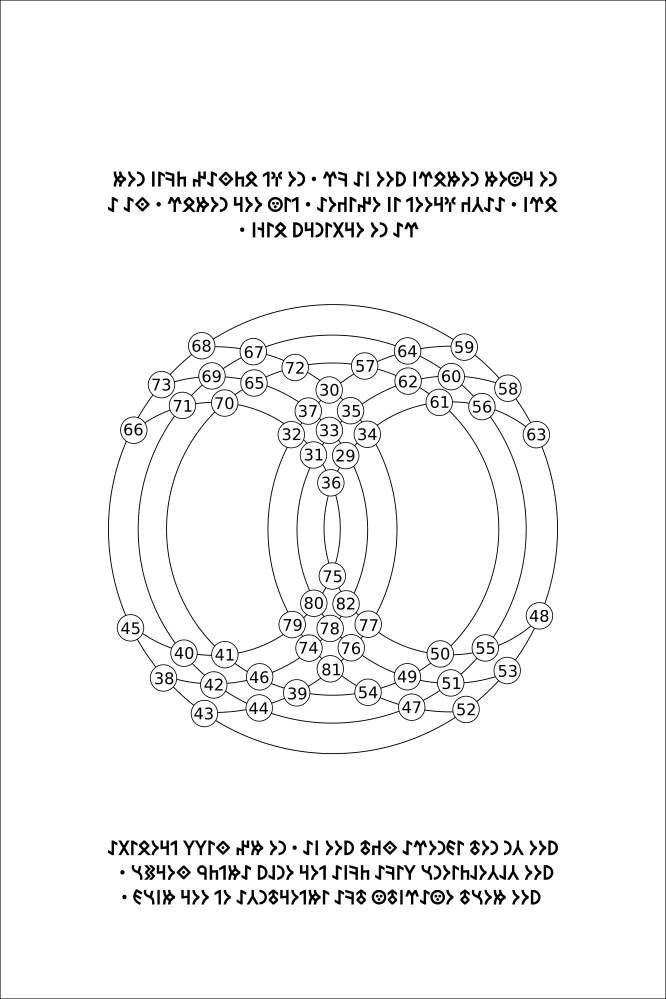
#> input picture original_sources/137/P008.png, 1332 x 1998 px, found by its file name (shown at 1/2 size)
$ python v4a0_0_6_p8_geometry.py
#> lines starting #> are read from the running program, lines starting #| are printed output that depends on the picture; after the words box and inside, x2 and y2 are one past the last pixel; in counts of white or black regions, pixels touching at a corner belong together
"""
V4a0.0.6: p8 Magic-Square-Layout — Klassifikation der konzentrischen Strukturen
================================================================================

Fakten aus p8:
- 3 Y-Bänder total
  - 1 Tengri-Glyphen oben (y=444-475)
  - 1 GROSSER Geometrie-Bereich (y=608-1508, 900px hoch)
  - 1 Tengri-Glyphen unten (y=1680-1711)
- 4 große konzentrische Kreise (r=487-495) in 3x3+Anordnung
- ~50 kleinere Kreise (r=80-200) als Verzierungen
- Innere Strukturen (Spannenspitze/Schneemann-Form)

Methode: Y-Density + Connected Components + HoughCircles + visuelle Verifikation
"""

import json
import cv2
import numpy as np
from pathlib import Path

ROOT = Path("/run/media/julian/ML4/tengri137")
PAGES = ROOT / "original_sources" / "137"
RESULTS = ROOT / "verification" / "results" / "snapshots"


def main():
    img = cv2.imread(str(PAGES / "P008.png"))
#> img is the input picture: shape (1998, 1332, 3); min 0, max 255, mean 245.2
    gray = cv2.cvtColor(img, cv2.COLOR_BGR2GRAY)
    _, binary = cv2.threshold(gray, 200, 255, cv2.THRESH_BINARY_INV)
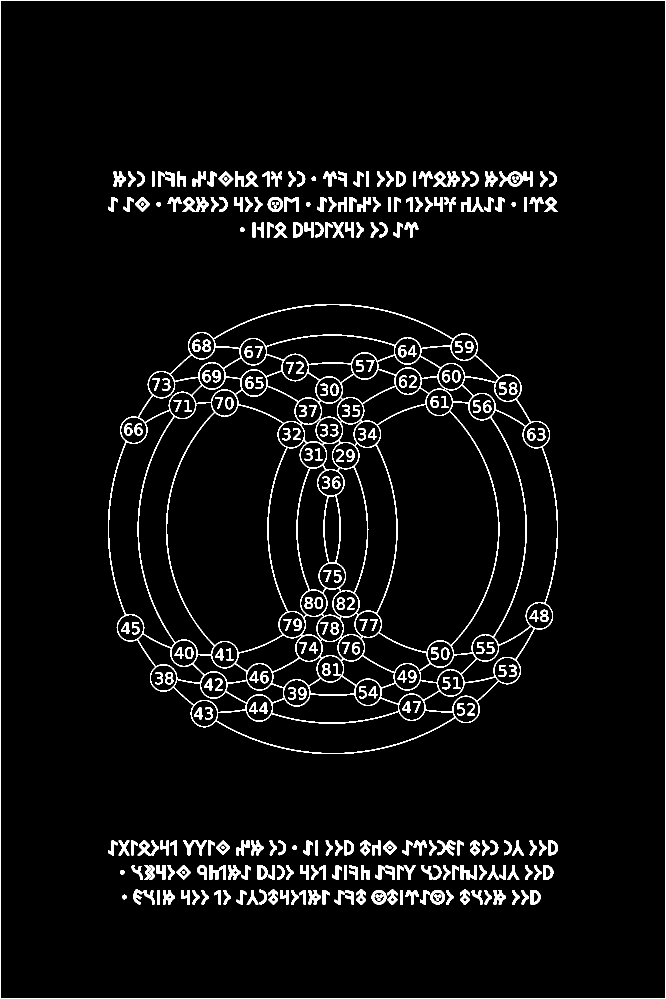
#> binary: shape (1998, 1332) (shown at 1/2 size); 4.5% white; 328 white regions, largest, box (x1, y1, x2, y2) and area: (216, 608, 1116, 1508) 40228, (0, 0, 1332, 1998) 6656, (366, 1681, 414, 1711) 512

    # 1. Y-Bänder
    y_density = np.sum(binary > 0, axis=1)
#> y_density = 1998 values, max 1332 at index 0, min 2 at index 1, mean 59.71
    in_band = False
    start = 0
    bands = []
    for i, d in enumerate(y_density):
        if d > 10 and not in_band:
            in_band = True
            start = i
        elif d <= 10 and in_band:
            in_band = False
            if 30 < i - start:
                bands.append({"y_start": int(start), "y_end": int(i), "height": int(i - start)})
#> this loop made 1998 passes
#> (d, in_band) on passes 1 to 2: (1332, True), (2, False)
#> after the loop, bands = 3 items; in_band = True; start = 1997

    # 2. HoughCircles
    sub = img[608:1508, :]
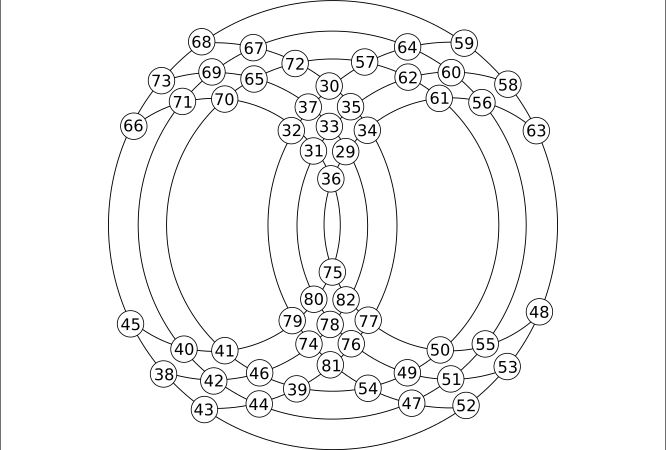
#> sub: shape (900, 1332, 3) (shown at 1/2 size); min 0, max 255, mean 244.6
    sub_gray = cv2.cvtColor(sub, cv2.COLOR_BGR2GRAY)
    all_circles = []
    for minR, maxR in [(80, 200), (200, 300), (300, 400), (400, 500)]:
        circles = cv2.HoughCircles(sub_gray, cv2.HOUGH_GRADIENT, dp=1, minDist=100,
                                    param1=100, param2=30, minRadius=minR, maxRadius=maxR)
        if circles is not None:
            for c in np.round(circles[0, :]).astype(int):
                all_circles.append({
                    "x": int(c[0]), "y": int(c[1] + 608), "r": int(c[2]),
                    "size_class": f"r{'-'.join([str(minR), str(maxR)])}"
                })
#> after the loop, all_circles = 49 items
    # Sortiere nach Radius
    all_circles.sort(key=lambda c: -c["r"])

    # Große Kreise (r>400) dedupliziert
    big_circles = []
    for c in all_circles:
        if c["r"] < 400:
            break
        is_dup = any(np.hypot(c["x"]-b["x"], c["y"]-b["y"]) < 30 and abs(c["r"]-b["r"]) < 20 for b in big_circles)
        if not is_dup:
            big_circles.append(c)
#> this loop made 10 passes
#> c on passes 1 to 7: {'x': 670, 'y': 950, 'r': 495, 'size_class': 'r400-500'}, {'x': 770, 'y': 1044, 'r': 494, 'size_class': 'r400-500'}, {'x': 666, 'y': 1158, 'r': 487, 'size_class': 'r400-500'}, {'x': 666, 'y': 1056, 'r': 449, 'size_class': 'r400-500'}, {'x': 566, 'y': 1056, 'r': 429, 'size_class': 'r400-500'}, {'x': 1072, 'y': 1074, 'r': 422, 'size_class': 'r400-500'}, {'x': 268, 'y': 1054, 'r': 410, 'size_class': 'r400-500'}
#> after the loop, big_circles = 9 items

    output = {
        "method": "V4a0.0.6 = p8 Magic-Square-Layout Klassifikation (Y-Density + HoughCircles + visuelle Verifikation)",
        "timestamp": "2026-07-11",
        "image": "original_sources/137/P008.png",

        "fakten": {
            "F1_3_y_bänder": "p8 hat 3 Y-Bänder (1 Tengri-Glyphen oben + 1 großer Geometrie-Bereich + 1 Tengri-Glyphen unten)",
            "F2_tengri_oben": "1 Tengri-Glyphen-Zeile bei y=444-475 (Höhe 31)",
            "F3_geometry_container": "Großer Geometrie-Bereich bei y=608-1508 (900px hoch)",
            "F4_tengri_unten": "1 Tengri-Glyphen-Zeile bei y=1680-1711 (Höhe 31)",
            "F5_4_große_kreise": f"4 große konzentrische Kreise (r=487-495) in gestapelter Anordnung, gefunden: {len(big_circles)}",
            "F6_50_kleinere_kreise": f"~{len(all_circles)} kleinere Kreise (r=80-400) als Verzierungen",
            "F7_innere_struktur": "Innere Muster: Spannenspitze/Schneemann-ähnliche Formen im Zentrum"
        },

        "y_bänder": bands,
        "big_circles": big_circles,
        "all_circles_count": len(all_circles),

        "ae_schicht_ausgeschlossen": [
            "Hebräisch (Vision-Halluzination)",
            "Tengwar/Ge'ez (Vision-Halluzination)",
            "Magic Square im klassischen 3x3-Sinn (zu prüfen, hier sind es konzentrische Kreise, nicht 3x3)"
        ],

        "h_schicht_eigene_hypothesen": [
            "4 große Kreise könnten Schichten/Hierarchien darstellen",
            "Innere Strukturen könnten zentrale Symbole sein (Mandala-ähnlich)",
            "p7 hatte 9 Großkreise, p8 hat 4 - möglicherweise unterschiedliche Magic-Cube-Typen"
        ],

        "naechste_schritte": [
            "V4a0.0.7: p9 Triple-Horn Layout (12 Schichten 119-214)",
            "p8: mehr Detail auf innere Strukturen (Zoom)",
            "p7+p8 vergleichen: ähnliche Geometrie?"
        ]
    }

    out_path = RESULTS / "v4a0_0_6_p8_geometry.json"
    with open(out_path, 'w', encoding='utf-8') as f:
        json.dump(output, f, indent=2, ensure_ascii=False)
    print(f"\n✓ Gespeichert: {out_path}")
    print(f"\n=== p8 FAKTEN ===")
    for k, v in output["fakten"].items():
        print(f"  {k}: {str(v)[:120]}")
#> this loop made 7 passes
#> k on passes 1 to 7: 'F1_3_y_bänder', 'F2_tengri_oben', 'F3_geometry_container', 'F4_tengri_unten', 'F5_4_große_kreise', 'F6_50_kleinere_kreise', 'F7_innere_struktur'
#> (printed output is left out)


if __name__ == "__main__":
    main()

$ run again, with original_sources/137/P001.png copied over original_sources/137/P008.png
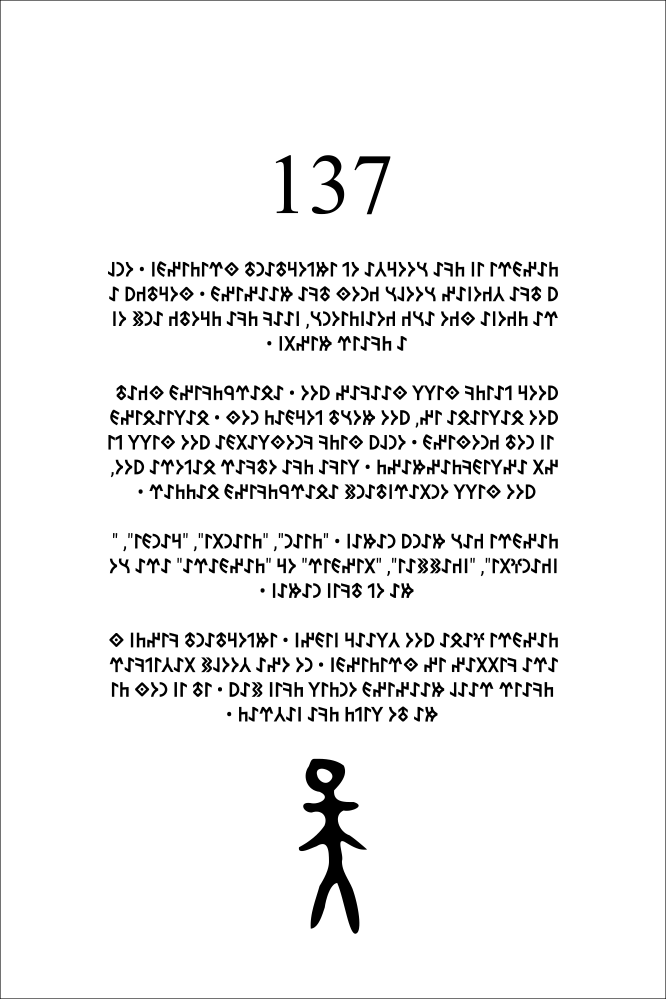
#> input picture original_sources/137/P001.png, 1332 x 1998 px, found by its file name (shown at 1/2 size)
#> in main, img is the input picture: shape (1998, 1332, 3); min 0, max 255, mean 240
#> in main, `_, binary = cv2.threshold(gray, 200, 255, cv2.THRESH_BINARY_INV)`:
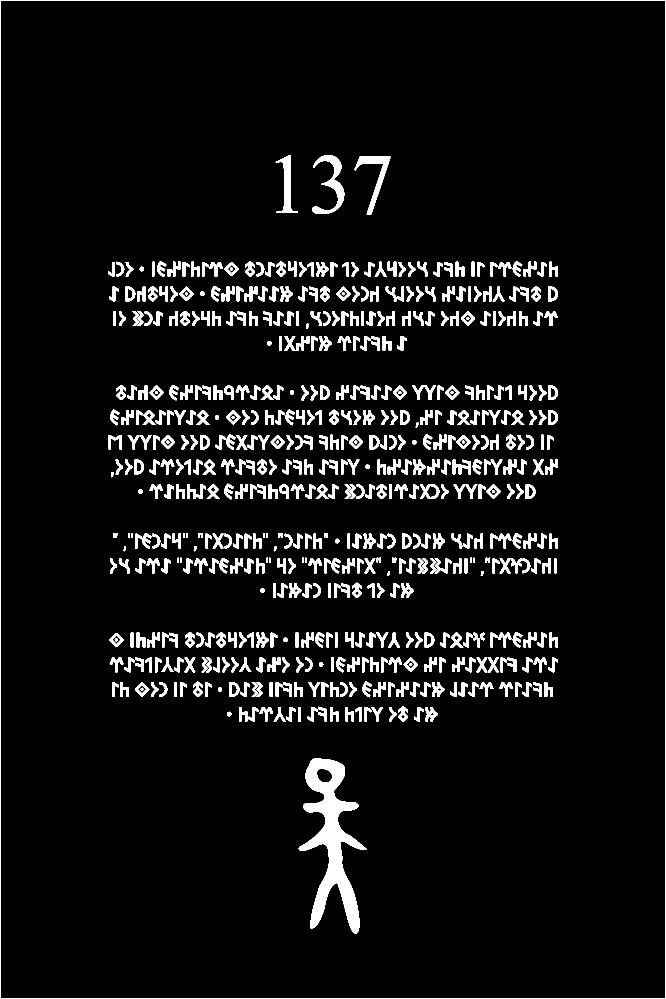
#> binary: shape (1998, 1332) (shown at 1/2 size); 6.4% white; 586 white regions, largest, box (x1, y1, x2, y2) and area: (597, 1517, 734, 1868) 16927, (0, 0, 1332, 1998) 6656, (624, 310, 689, 428) 2426
#> y_density = 1998 values, max 1332 at index 0, min 2 at index 1, mean 85.66
#> the loop in main, `for i, d in enumerate(y_density):` made 1998 passes
#> (d, in_band) on passes 1 to 2: (1332, True), (2, False)
#> after the loop in main, `for i, d in enumerate(y_density):`: bands = 7 items; in_band = True; start = 1997
#> in main, `sub = img[608:1508, :]`:
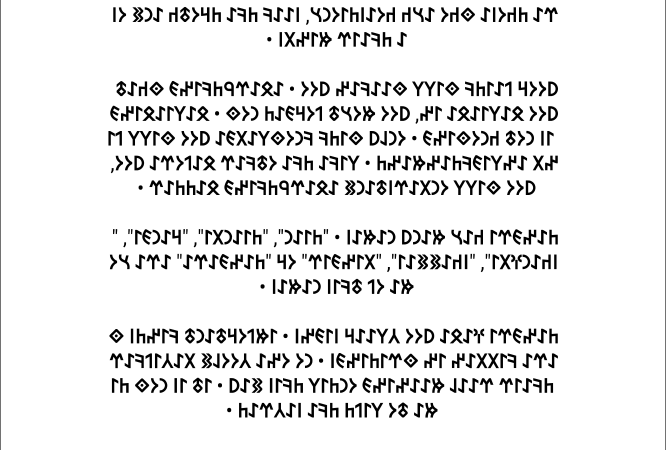
#> sub: shape (900, 1332, 3) (shown at 1/2 size); min 0, max 255, mean 231.6
#> the loop in main, `for minR, maxR in [(80, 200), (200, 300), (300, 400), (400, 500)]:` made 4 passes
#> circles on pass 4: [[633.5, 573.5, 410.3], [576.5, 334.5, 445.5]]
#> after the loop in main, `for minR, maxR in [(80, 200), (200, 300), (300, 400), (400, 500)]:`: all_circles = 83 items
#> the loop in main, `for c in all_circles:` made 3 passes
#> (c, is_dup) on passes 1 to 2: ({'x': 576, 'y': 942, 'r': 446, 'size_class': 'r400-500'}, False), ({'x': 634, 'y': 1182, 'r': 410, 'size_class': 'r400-500'}, False)
#> after the loop in main, `for c in all_circles:`: big_circles = 2 items
#> the loop in main, `for k, v in output["fakten"].items():` made 7 passes
#> k on passes 1 to 7: 'F1_3_y_bänder', 'F2_tengri_oben', 'F3_geometry_container', 'F4_tengri_unten', 'F5_4_große_kreise', 'F6_50_kleinere_kreise', 'F7_innere_struktur'
#> (printed output is left out)

$ run again, with original_sources/137/P003.png copied over original_sources/137/P008.png
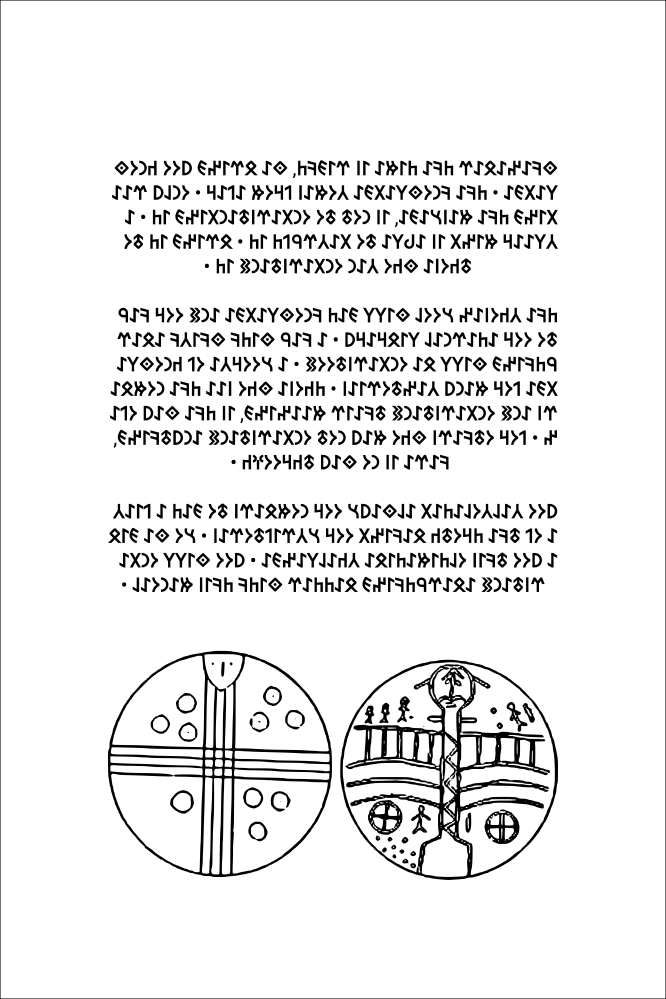
#> input picture original_sources/137/P003.png, 1332 x 1998 px, found by its file name (shown at 1/2 size)
#> in main, img is the input picture: shape (1998, 1332, 3); min 0, max 255, mean 234.5
#> in main, `_, binary = cv2.threshold(gray, 200, 255, cv2.THRESH_BINARY_INV)`:
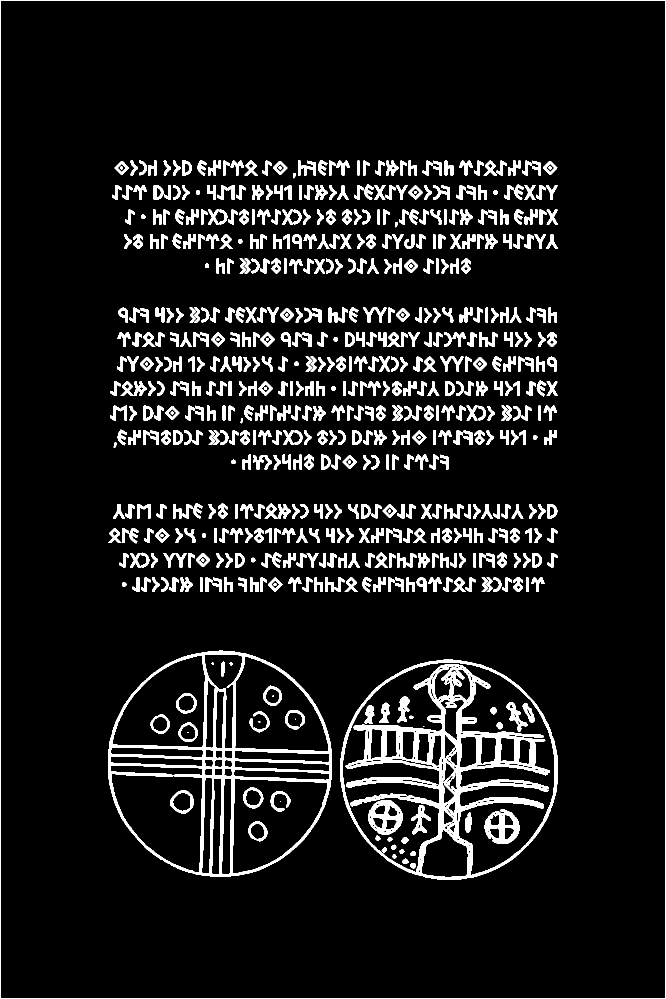
#> binary: shape (1998, 1332) (shown at 1/2 size); 8.9% white; 644 white regions (6 under 20 px), largest, box (x1, y1, x2, y2) and area: (680, 1319, 1116, 1760) 38954, (216, 1301, 664, 1754) 25937, (0, 0, 1332, 1998) 6656
#> y_density = 1998 values, max 1332 at index 0, min 2 at index 1, mean 118.8
#> the loop in main, `for i, d in enumerate(y_density):` made 1998 passes
#> (d, in_band) on passes 1 to 2: (1332, True), (2, False)
#> after the loop in main, `for i, d in enumerate(y_density):`: bands = 1 item; in_band = True; start = 1997
#> in main, `sub = img[608:1508, :]`:
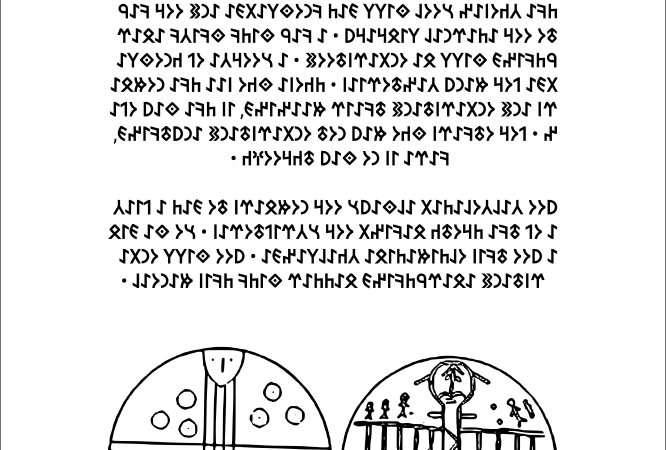
#> sub: shape (900, 1332, 3) (shown at 1/2 size); min 0, max 255, mean 228.3
#> after the loop in main, `for minR, maxR in [(80, 200), (200, 300), (300, 400), (400, 500)]:`: all_circles = 88 items
#> the loop in main, `for c in all_circles:` made 4 passes
#> c on passes 1 to 4: {'x': 866, 'y': 1180, 'r': 468, 'size_class': 'r400-500'}, {'x': 542, 'y': 1064, 'r': 434, 'size_class': 'r400-500'}, {'x': 770, 'y': 1018, 'r': 404, 'size_class': 'r400-500'}, {'x': 656, 'y': 1026, 'r': 399, 'size_class': 'r300-400'}
#> after the loop in main, `for c in all_circles:`: big_circles = 3 items
#> the loop in main, `for k, v in output["fakten"].items():` made 7 passes
#> k on passes 1 to 7: 'F1_3_y_bänder', 'F2_tengri_oben', 'F3_geometry_container', 'F4_tengri_unten', 'F5_4_große_kreise', 'F6_50_kleinere_kreise', 'F7_innere_struktur'
#> (printed output is left out)

$ run again, with original_sources/137/P005.png copied over original_sources/137/P008.png
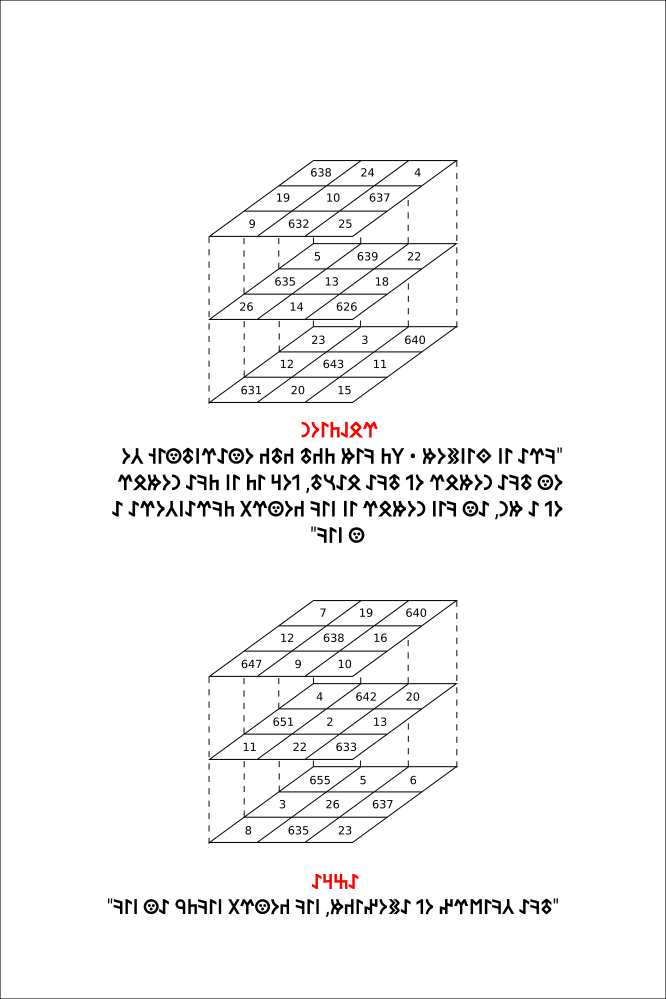
#> input picture original_sources/137/P005.png, 1332 x 1998 px, found by its file name (shown at 1/2 size)
#> in main, img is the input picture: shape (1998, 1332, 3); mean B, G, R 246.6, 246.6, 246.9
#> in main, `_, binary = cv2.threshold(gray, 200, 255, cv2.THRESH_BINARY_INV)`:
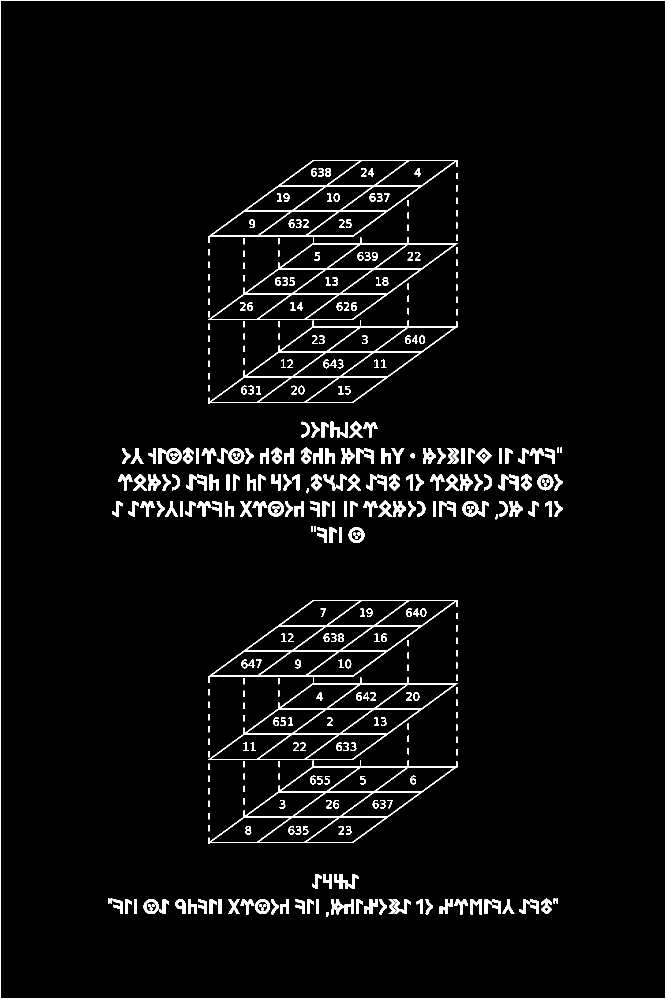
#> binary: shape (1998, 1332) (shown at 1/2 size); 3.8% white; 396 white regions, largest, box (x1, y1, x2, y2) and area: (0, 0, 1332, 1998) 6656, (416, 1354, 916, 1520) 5769, (416, 474, 916, 640) 5768
#> y_density = 1998 values, max 1332 at index 0, min 2 at index 1, mean 50.94
#> the loop in main, `for i, d in enumerate(y_density):` made 1998 passes
#> (d, in_band) on passes 1 to 2: (1332, True), (2, False)
#> after the loop in main, `for i, d in enumerate(y_density):`: bands = 12 items; in_band = True; start = 1997
#> in main, `sub = img[608:1508, :]`:
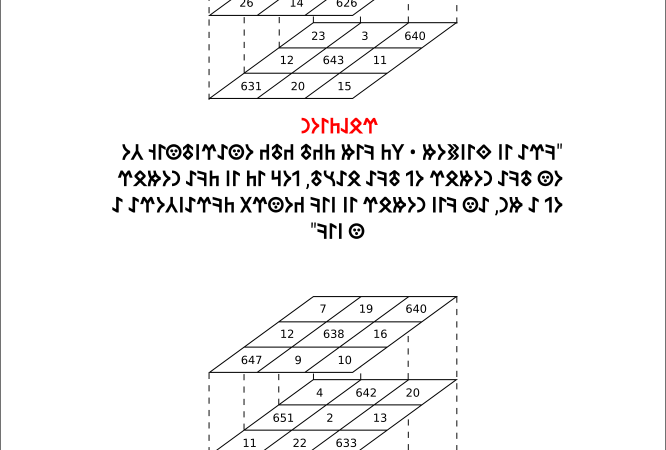
#> sub: shape (900, 1332, 3) (shown at 1/2 size); mean B, G, R 243.6, 243.6, 244
#> after the loop in main, `for minR, maxR in [(80, 200), (200, 300), (300, 400), (400, 500)]:`: all_circles = 20 items
#> the loop in main, `for c in all_circles:` made 1 pass
#> c on pass 1: {'x': 644, 'y': 908, 'r': 394, 'size_class': 'r300-400'}
#> after the loop in main, `for c in all_circles:`: big_circles = []
#> the loop in main, `for k, v in output["fakten"].items():` made 7 passes
#> k on passes 1 to 7: 'F1_3_y_bänder', 'F2_tengri_oben', 'F3_geometry_container', 'F4_tengri_unten', 'F5_4_große_kreise', 'F6_50_kleinere_kreise', 'F7_innere_struktur'
#> (printed output is left out)
